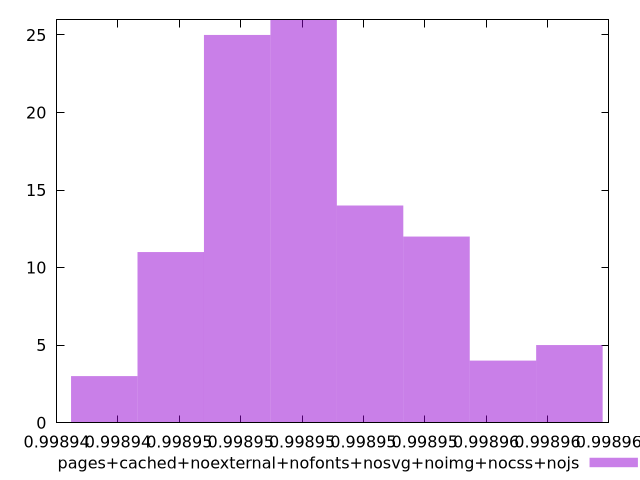

Here is the gnuplot script that generated this plot:
$_pagesCachedNoexternalNofontsNosvgNoimgNocssNojs <<EOF
0.9989478851746069 25
0.9989543819177316 12
0.99895221633669 14
0.9989587130798147 5
0.9989500507556485 26
0.9989565474987732 4
0.9989435540125238 3
0.9989457195935654 11
EOF
set key outside below
set terminal pngcairo
set output "report_00006_2020-11-02T20-21-41.718Z/interactive/pages+cached+noexternal+nofonts+nosvg+noimg+nocss+nojs//hist.png"
set yrange [0:26]
set boxwidth 0.000002165581041559228
set style fill transparent solid 0.5 noborder
plot $_pagesCachedNoexternalNofontsNosvgNoimgNocssNojs title "pages+cached+noexternal+nofonts+nosvg+noimg+nocss+nojs" with boxes ,
